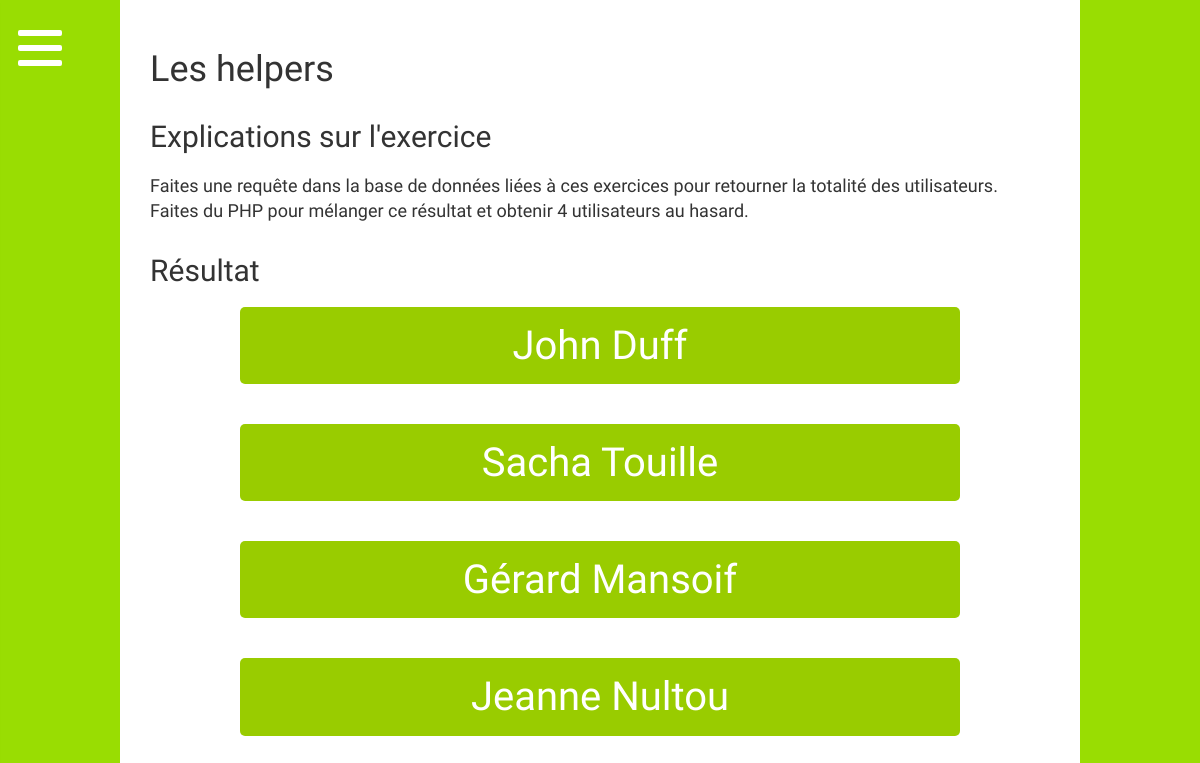
Screenshot of /helpers/ with the database file from the repository.
### tables this page shows
CREATE TABLE `users` (
  `id` int NOT NULL,
  `nom` varchar(30) NOT NULL,
  `prenom` varchar(30) NOT NULL,
  `date_naissance` date NOT NULL
);

### helpers/index.php (the view, shortened to what this page needs)
<?php include '../header.php'; ?>
<div class="general-content">
    <h1>Les helpers</h1>
    <h2>Explications sur l'exercice</h2>
    <p>Faites une requête dans la base de données liées à ces exercices pour retourner la totalité des utilisateurs.
        Faites du PHP pour mélanger ce résultat et obtenir 4 utilisateurs au hasard.</p>
    <h2>Résultat</h2>
    <?php
    $stmt = $dbconnexion->query("SELECT id ,nom,prenom FROM users");
    $utilisateurs = $stmt->fetchAll(PDO::FETCH_ASSOC);
    shuffle($utilisateurs);
    $utilisateurs_choisi = array_slice($utilisateurs, 0, 4);
    foreach ($utilisateurs_choisi as $user) {
        echo '<div class="choix-aleatoire">' . $user['nom'] . ' '. $user['prenom']. '</div>';
    }
    ?>
</div>
<?php include '../footer.php'; ?>

### css/menufullpage.css (style rules this page uses)
html { height:100%; }
body { background-color:#99cc00; margin: 0 auto; font-family: 'Montserrat Alternates', sans-serif; margin:0; padding:0; background: url(../img/background.svg) no-repeat center fixed; -webkit-background-size: cover; background-size: cover; height:100%; }
.general-content { width: 80%; margin: 0 auto; background-color: white; padding:30px; }
h1 { margin-bottom:30px; }
h2 { margin-top:30px; margin-bottom:20px; }
p { font-size:18px; }
.choix-aleatoire { width: 80%; margin: 0 auto; background-color: #99cc00; padding:10px; margin-bottom:40px; border-radius: 5px; text-align:center; font-size:40px; color:white; }

### rows the page displays
users: nom "John", prenom "Duff"
users: nom "Sacha", prenom "Touille"
users: nom "Gérard", prenom "Mansoif"
users: nom "Jeanne", prenom "Nultou"
